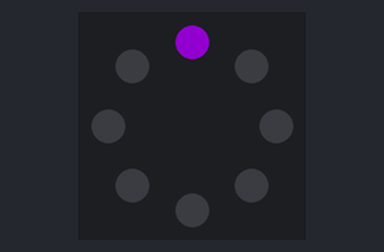
A program run on a simulated Raspberry Pi Pico running CircuitPython. On the bench: 8 RGB LEDs in a ring, first at the top, clockwise. Dim RGB values are drawn brighter than linear; random numbers come from a fixed seed.

Above: at 0.8 s.
At 3.8 s:
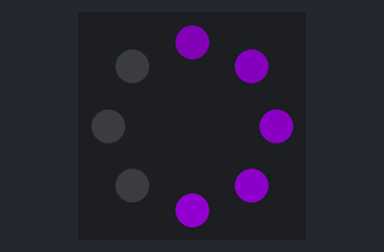
At 6.56 s:
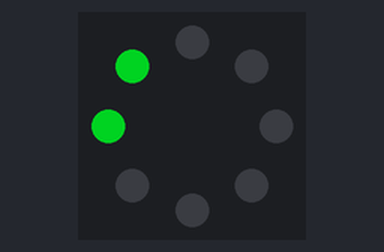
At 12.3 s:
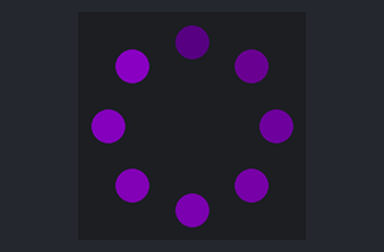
At 18.01 s:
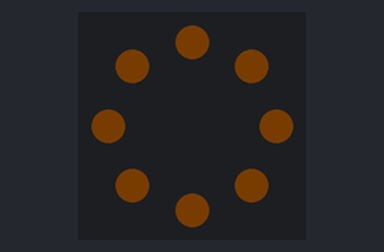
At 37.54 s:
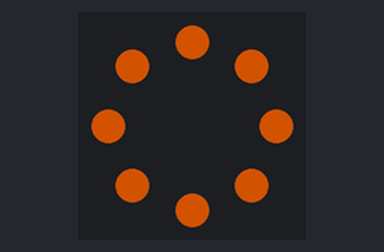
Timing chart, 0 to 40.0 s (numbered marks = the images above):
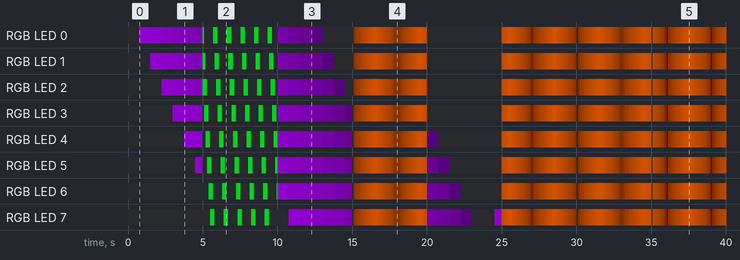

Measured:
- by itself, RGB LED 5: off → RGB(81, 0, 115) at 4.5 s, → off 0.49 s later, → RGB(0, 127, 20) 0.30 s later, → off 0.30 s later, … (217 changes in this stretch)
- by itself, RGB LED 6: off → RGB(0, 127, 20) at 5.4 s, → off 0.30 s later, → RGB(0, 127, 20) 0.61 s later, → off 0.30 s later, … (216 changes in this stretch)
- what the display in image 0 shows lasts 0.7 s, from 0.8 s to 1.5 s

The program:

sequence2.py
```python
import board
import neopixel

from adafruit_led_animation.animation.solid import Solid
from adafruit_led_animation.animation.colorcycle import ColorCycle
from adafruit_led_animation.animation.blink import Blink
from adafruit_led_animation.animation.comet import Comet
from adafruit_led_animation.animation.chase import Chase
from adafruit_led_animation.animation.pulse import Pulse
from adafruit_led_animation.sequence import AnimationSequence
from adafruit_led_animation.color import (
    PURPLE,
    WHITE,
    AMBER,
    JADE,
    TEAL,
    PINK,
    MAGENTA,
    ORANGE,
)

pixel_pin = board.D10

ORDER = neopixel.GRB

num_pixels = 8

pixels = neopixel.NeoPixel(pixel_pin, num_pixels, brightness=0.05, auto_write=False)
pixels.brightness = 0.5

solid = Solid(pixels, color=PINK)
blink = Blink(pixels, speed=0.5, color=JADE)
colorcycle = ColorCycle(pixels, speed=0.4, colors=[MAGENTA, ORANGE, TEAL])
chase = Chase(pixels, speed=0.1, color=JADE, size=3, spacing=6)
comet = Comet(pixels, speed=0.75, color=PURPLE, tail_length=10, bounce=True)
pulse = Pulse(pixels, speed=0.1, color=AMBER, period=3)


animations = AnimationSequence(
    comet, pulse, chase, advance_interval=5, auto_clear=True, random_order=True
)

while True:
    animations.animate()
```
